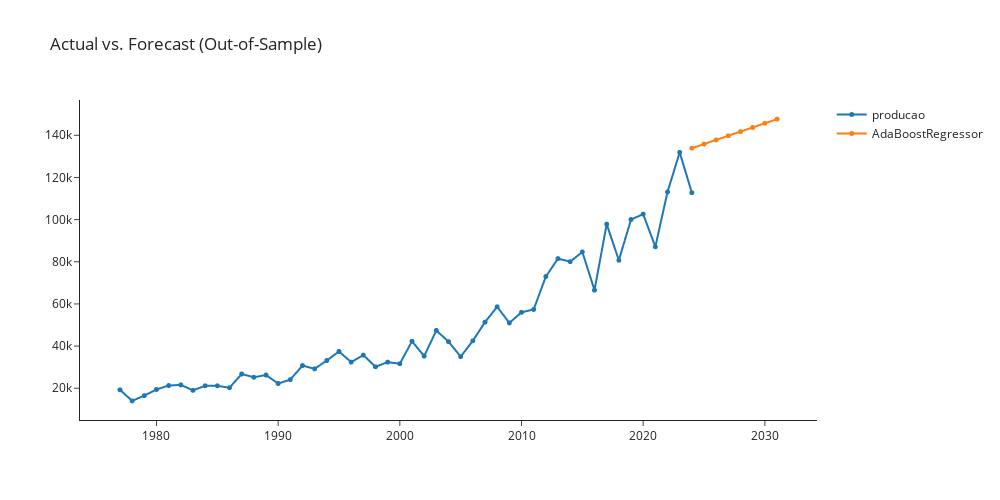

Notebook code cell kept with this figure:
### Markdown cell above
###  ADA

### Code cell
ada_cds_dt = exp.create_model('ada_cds_dt')
exp.plot_model(plot = 'decomp',
               data_kwargs = {'type' : 'multiplicative'},
               fig_kwargs = {"height":500,"width":1000,"template": "simple_white","hoverinfo":"none","big_data_threshold":50})
exp.plot_model(estimator = ada_cds_dt, plot = 'forecast', 
               data_kwargs = {'fh' : 8},
               fig_kwargs = {"height":500,"width":1000,"template": "simple_white","hoverinfo":"none","big_data_threshold":50})

### Figure 1 — Plotly figure (JSON) as saved in the notebook; plotly's stock layout.template omitted (floating-point values rounded to 4 significant figures)
{"data": [{"hoverinfo": "none", "line": {"width": 2}, "marker": {"size": 5}, "mode": "lines+markers", "name": "producao", "type": "scattergl", "x": [1977, 1978, 1979, 1980, 1981, 1982, 1983, 1984, 1985, 1986, 1987, 1988, 1989, 1990, 1991, 1992, 1993, 1994, 1995, 1996, 1997, 1998, 1999, 2000, 2001, 2002, 2003, 2004, 2005, 2006, 2007, 2008, 2009, 2010, 2011, 2012, 2013, 2014, 2015, 2016, 2017, 2018, 2019, 2020, 2021, 2022, 2023, 2024, 2025, 2026, 2027, 2028, 2029, 2030, 2031], "xaxis": "x", "y": [19256, 14017, 16514, 19435, 21284, 21605, 19015, 21178, 21175, 20265, 26759, 25224, 26268, 22258, 24100.0, 30770.0, 29210.0, 33170.0, 37440.0, 32400.0, 35720.0, 30190.0, 32390.0, 31640.0, 42290.0, 35270.0, 47410.0, 42130.0, 35010.0, 42510.0, 51370.0, 58650.0, 51000.0, 56020.0, 57410.0, 72980.0, 81510.0, 80050.0, 84670.0, 66530.0, 97840.0, 80710.0, 100000.0, 102600.0, 87100.0, 113100.0, 131900.0, 112800.0, null, null, null, null, null, null, null], "yaxis": "y"}, {"hoverinfo": "none", "line": {"width": 2}, "marker": {"size": 5}, "mode": "lines+markers", "name": "AdaBoostRegressor", "type": "scattergl", "x": [1977, 1978, 1979, 1980, 1981, 1982, 1983, 1984, 1985, 1986, 1987, 1988, 1989, 1990, 1991, 1992, 1993, 1994, 1995, 1996, 1997, 1998, 1999, 2000, 2001, 2002, 2003, 2004, 2005, 2006, 2007, 2008, 2009, 2010, 2011, 2012, 2013, 2014, 2015, 2016, 2017, 2018, 2019, 2020, 2021, 2022, 2023, 2024, 2025, 2026, 2027, 2028, 2029, 2030, 2031], "xaxis": "x", "y": [null, null, null, null, null, null, null, null, null, null, null, null, null, null, null, null, null, null, null, null, null, null, null, null, null, null, null, null, null, null, null, null, null, null, null, null, null, null, null, null, null, null, null, null, null, null, null, 133900.0, 135800.0, 137800.0, 139800.0, 141800.0, 143700.0, 145700.0, 147700.0], "yaxis": "y"}], "layout": {"autosize": false, "height": 500, "showlegend": true, "title": {"text": "Actual vs. Forecast (Out-of-Sample)"}, "width": 1000, "xaxis": {"anchor": "y", "domain": [0, 1]}, "yaxis": {"anchor": "x", "domain": [0, 1]}}}
